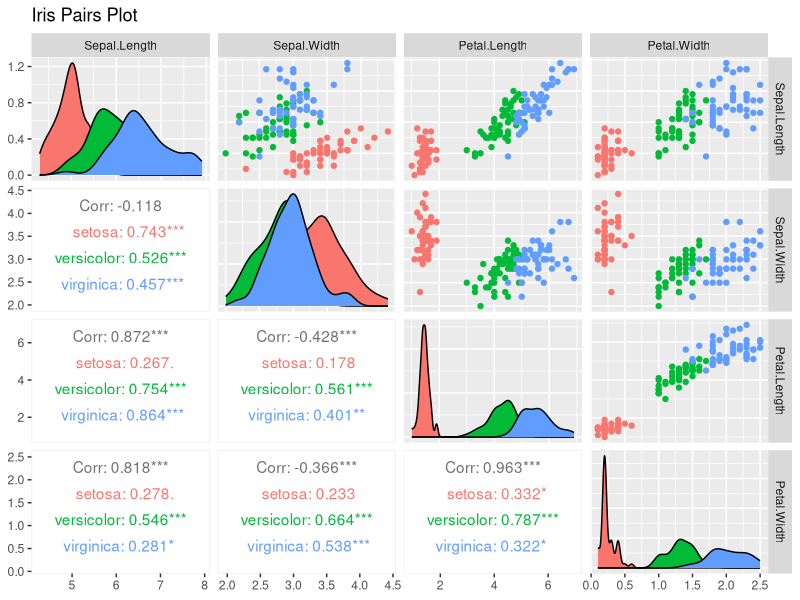
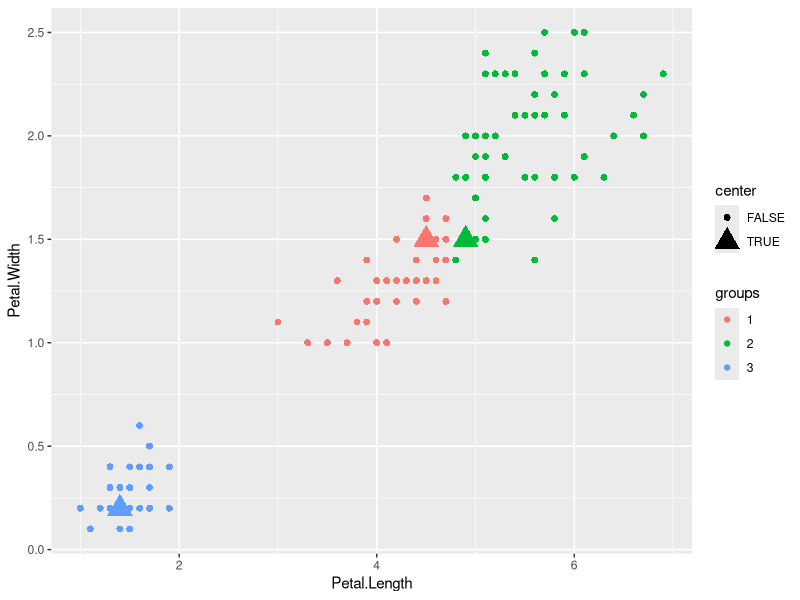
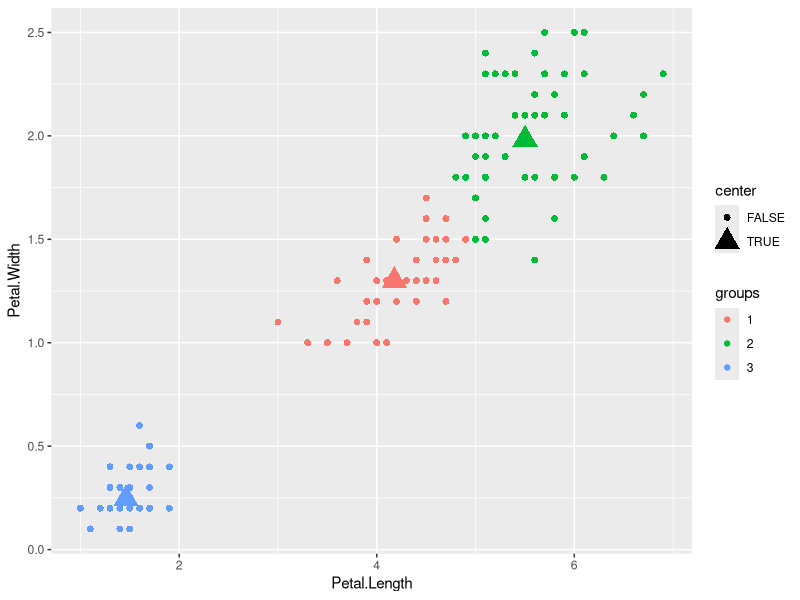
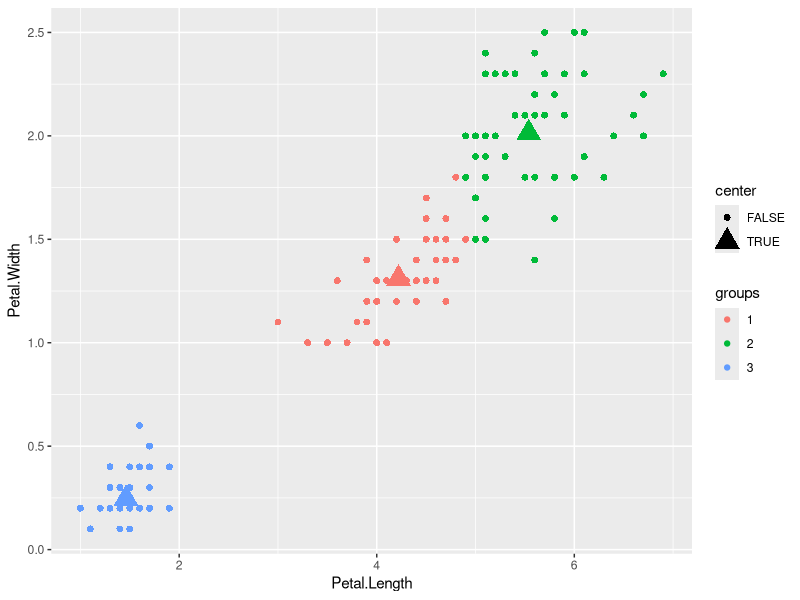
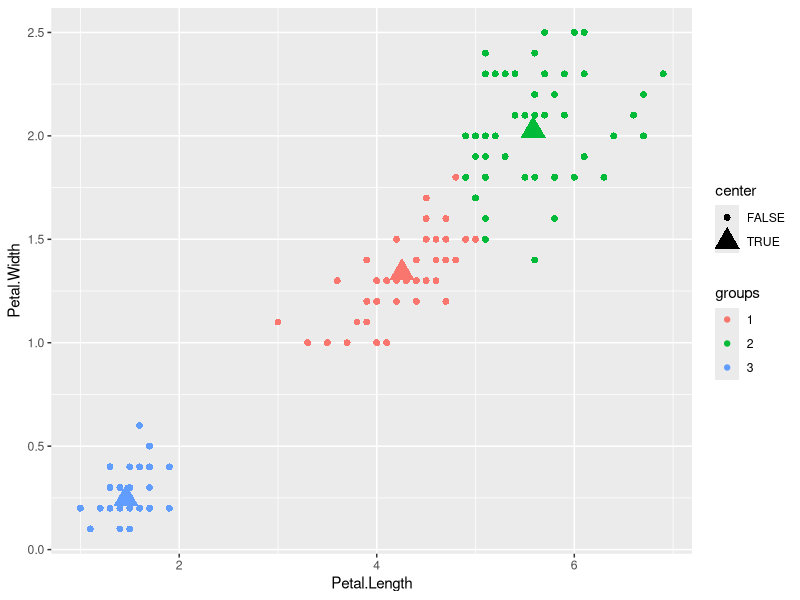
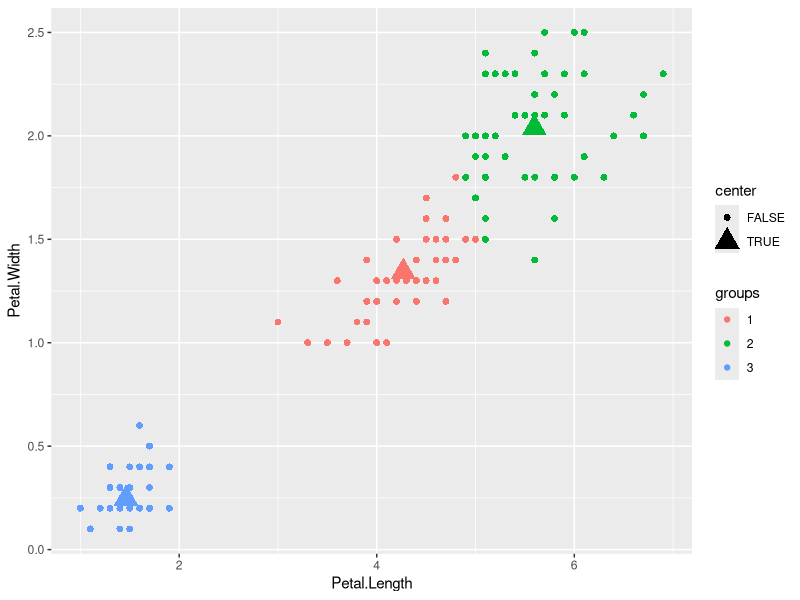

R code for these plots, in order:
library(dplyr)
library(ggplot2)
library(GGally)

setwd("~/github/R/img")

# Load iris dataset
data(iris)
iris <- tbl_df(iris)

# Pairs plot
ggpairs(iris, columns = 1:4, mapping = aes(color = Species),
        upper = list(continuous = wrap("points")),
        lower = list(continuous = wrap("cor")),
        title = "Iris Pairs Plot" )

png("pairs.png")

# Euclidean distance
dist <- function(x, y){
    return (sqrt(sum((x - y)^2)))
}

# Compute which cluster to assign row
cluster <- function(row, centroids){
    means <- apply(centroids, 1, function(c){ dist(c, row)})
    return(which.min(means))
}

#---------------------------------------------------
# Let's try K-means on petal length vs petal width

set.seed(26)
K <- 3
epsilon <- 0.0001

# Shuffle so that Species are more evenly distributed across observation order
permute <- sample(1:nrow(iris))
petal <- select(iris, Petal.Length, Petal.Width)[permute, ]

# Initial values for centers
centroids <- sample_n(petal, K) %>% mutate(groups = factor(1:K))
not.optimum <- TRUE
iteration <- 1

while(not.optimum){

    # Assign and label observations based on distance from centers
    groups <- apply(petal, 1, function(row){ cluster(row, centroids[, 1:2]) })
    petal.grp <- mutate(petal, groups = factor(groups))

    # Plot clustering
    df <-rbind(mutate(petal.grp, center = FALSE), 
               mutate(centroids, center = TRUE))

    ggplot(data = df, 
            aes(x = Petal.Length, y = Petal.Width, 
            color = groups, shape = center, size = center)) +
        geom_point()

    ggsave(paste("iteration", iteration, ".png", sep=""))
    
    # Update centroid means and preserve column order
    update <- petal.grp %>%
                group_by(groups) %>%
                summarise_each(funs(mean)) %>%
                select(Petal.Length, Petal.Width, groups)

    
    # Check if centers converged
    not.optimum <- FALSE    
    for(i in 1:K){
         if(dist(update[i, 1:2], centroids[i, 1:2]) > epsilon) {
             not.optimum <- TRUE
             centroids <- update
             break;
         }
             
    }
    
    iteration <- iteration + 1
}








